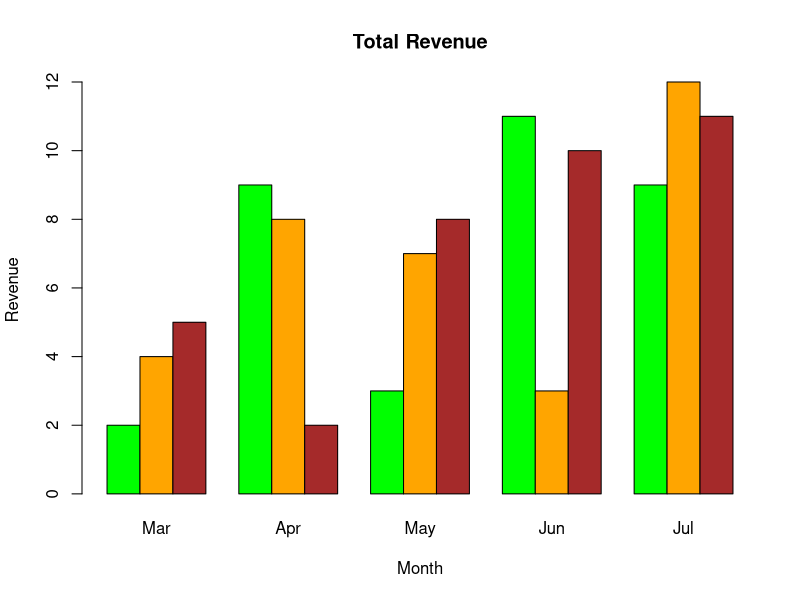

Write R code to recreate this figure.
colors = c("green", "orange", "brown")
months <- c("Mar", "Apr", "May", "Jun", "Jul")

# Create the matrix of the values.
Values <- matrix(c(2, 9, 3, 11, 9, 4, 8, 7, 3, 12,
                   5, 2, 8, 10, 11), 
                 
                 nrow = 3, ncol = 5, byrow = TRUE)

# Create the bar chart
barplot(Values, main = "Total Revenue", names.arg = months, 
        xlab = "Month", ylab = "Revenue", 
        col = colors, beside = TRUE)